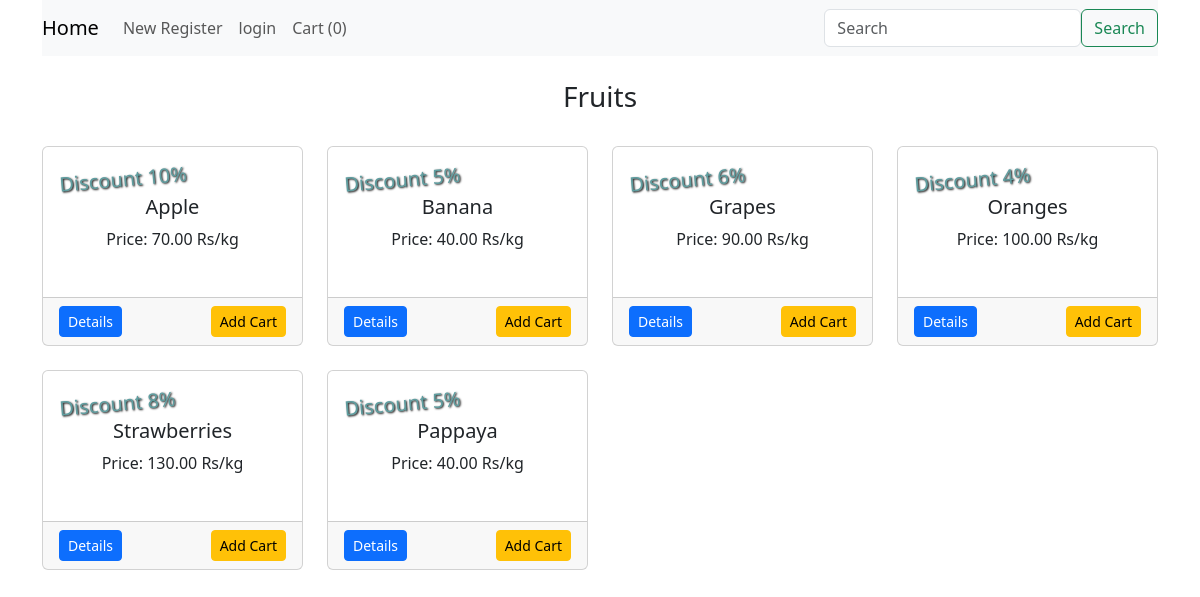
Screenshot of /categories/1 with the database file from the repository.
### grocerystore/products/models.py (models this page shows, shortened)
class Category(db.Model):
    id = db.Column(db.Integer, primary_key=True)
    name = db.Column(db.String(100), nullable=False)
    products = db.relationship('Addproduct', backref='products_category', lazy=True)

class Addproduct(db.Model):
    id = db.Column(db.Integer, primary_key=True)
    name = db.Column(db.String(100), nullable=False)
    price = db.Column(db.Numeric(10, 2), nullable=False)
    unit = db.Column(db.String, nullable=False)
    manufacturing = db.Column(db.Date,nullable=False)
    discount = db.Column(db.Integer, default=0)
    stock = db.Column(db.Integer, default=0)
    desc = db.Column(db.Text, nullable=False)
    category_id = db.Column(db.Integer, db.ForeignKey('category.id'), nullable=False)

### grocerystore/products/routes.py (the view)
@app.route('/categories/<int:id>')
def get_cat_prod(id):
    category = Category.query.get_or_404(id)
    products = Addproduct.query.filter_by(category_id=id).all()
    return render_template('category_products.html', category=category, products=products)

### grocerystore/templates/category_products.html (shortened to what this page needs)
{% extends 'layout.html' %}
{% block content %}
{% include 'navbar.html' %}
<div class="container">
    {% if category %}
    <div class="row">
      <div class="col-md-12 text-center mt-4">
        <h3>{{ category.name }}</h3>
      </div>
    </div>
    <div class="row mt-4" >
    {% for product in products %}
    <div class="col-md-3 mb-4"">
      <div class="card" style="min-height: 200px;">
        <div class="card-body">
          {% if product.discount > 0 %}
          <h5 style="text-shadow: 1px 1px 2px black; color: cadetblue; transform: rotate(-5deg)">Discount {{ product.discount }}%</h5>
          {% endif %}
          <h5 class="text-center">{{ product.name }}</h5>
          <p class="text-center">Price: {{ product.price }} {{product.unit}}</p>
        </div>
        <div class="card-footer">
          <div class="d-flex justify-content-between">
            <a href="{{ url_for('details', id=product.id) }}" class="btn btn-sm btn-primary">Details</a>
            {% if product.stock > 0 %}
            <form action="{{ url_for('AddCart') }}" method="post">
              <button type="submit" class="btn btn-sm btn-warning">Add Cart</button>
            </form>
            {% else %}
            <p class="text-danger">Out of Stock</p>
          {%endif%}
        </div>
      </div>
      </div>
    </div>
    {% endfor %}
    {% endif %}
  </div>
</div>
{% endblock %}

### rows the page displays
Category: name "Fruits"
Addproduct: discount "10", name "Apple", price "70.00", unit "Rs/kg"
Addproduct: discount "5", name "Banana", price "40.00", unit "Rs/kg"
Addproduct: discount "6", name "Grapes", price "90.00", unit "Rs/kg"
Addproduct: discount "4", name "Oranges", price "100.00", unit "Rs/kg"
Addproduct: discount "8", name "Strawberries", price "130.00", unit "Rs/kg"
Addproduct: discount "5", name "Pappaya", price "40.00", unit "Rs/kg"

### other values shown
{{ session['Shoppingcart']|length }} "0"
